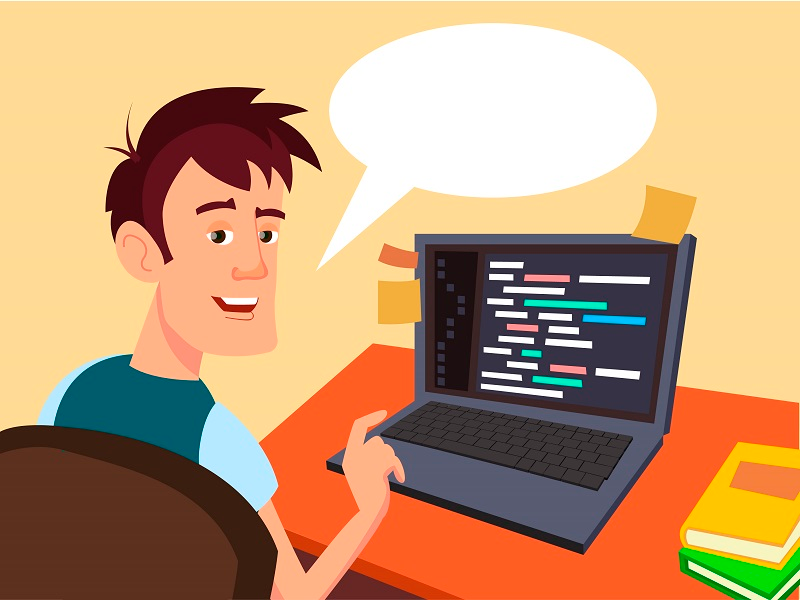
#> input picture ABC/parrotsec.png, 800 x 600 px, found by its file name
$ python binary.py
#> lines starting #> are read from the running program, lines starting #| are printed output that depends on the picture; after the words box and inside, x2 and y2 are one past the last pixel; in counts of white or black regions, pixels touching at a corner belong together
import numpy as np
import cv2

img = cv2.imread("parrotsec.png")
#> img is the input picture: shape (600, 800, 3); mean B, G, R 116.3, 155.5, 196.1
height, width, channels = img.shape
#> height = 600; width = 800; channels = 3

img_binary = np.zeros((height,width,1))

img_grayscale = cv2.cvtColor(img, cv2.COLOR_BGR2GRAY)
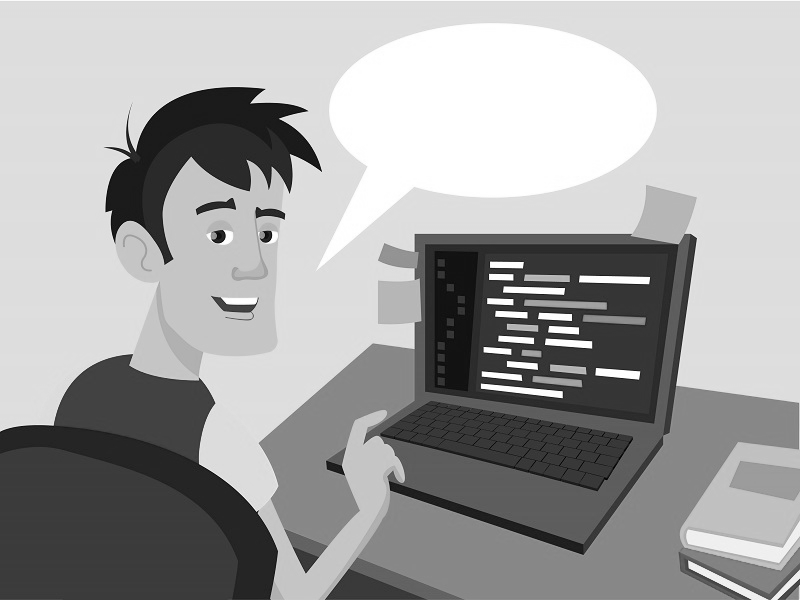
#> img_grayscale: shape (600, 800); min 0, max 255, mean 163.1
print (img_grayscale.shape)
#| (600, 800)

#(thresh, img_binary) = cv2.threshold(img_grayscale, 128, 255, cv2.THRESH_BINARY | cv2.THRESH_OTSU)

thresh = 15
for i in np.arange(height):
     for j in np.arange(width):
         x = img_grayscale.item(i,j)
         if x >= thresh:
             y = 1
         else :
             y = 0

         img_binary.itemset((i,j,0),int(y))
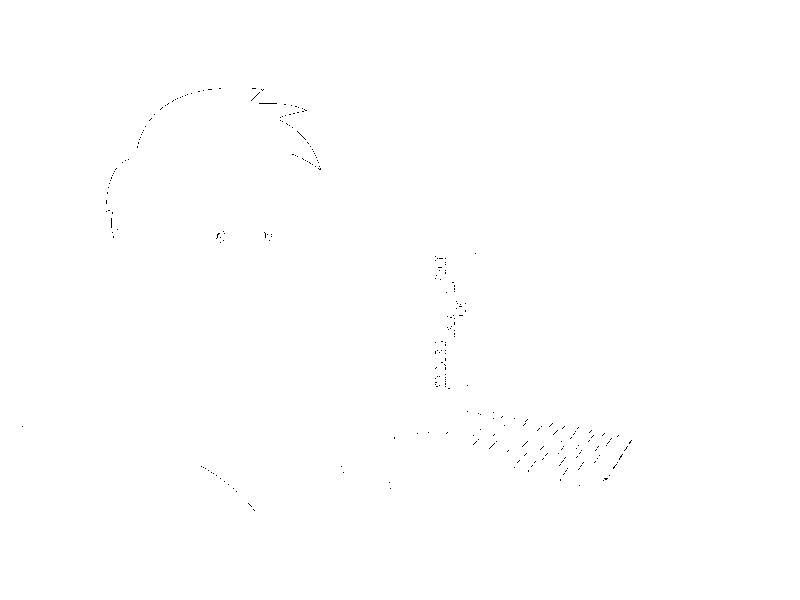
#> img_binary: shape (600, 800, 1) float64; values 0 (black) and 1 (white), 99.9% white; black in thin lines or dots, all inside (x1, y1, x2, y2) = (22, 88, 632, 511)

cv2.imwrite('image_binary.jpg',img_binary)
cv2.imshow('image',img_binary)
cv2.waitKey(0)
cv2.destroyAllWindows()
